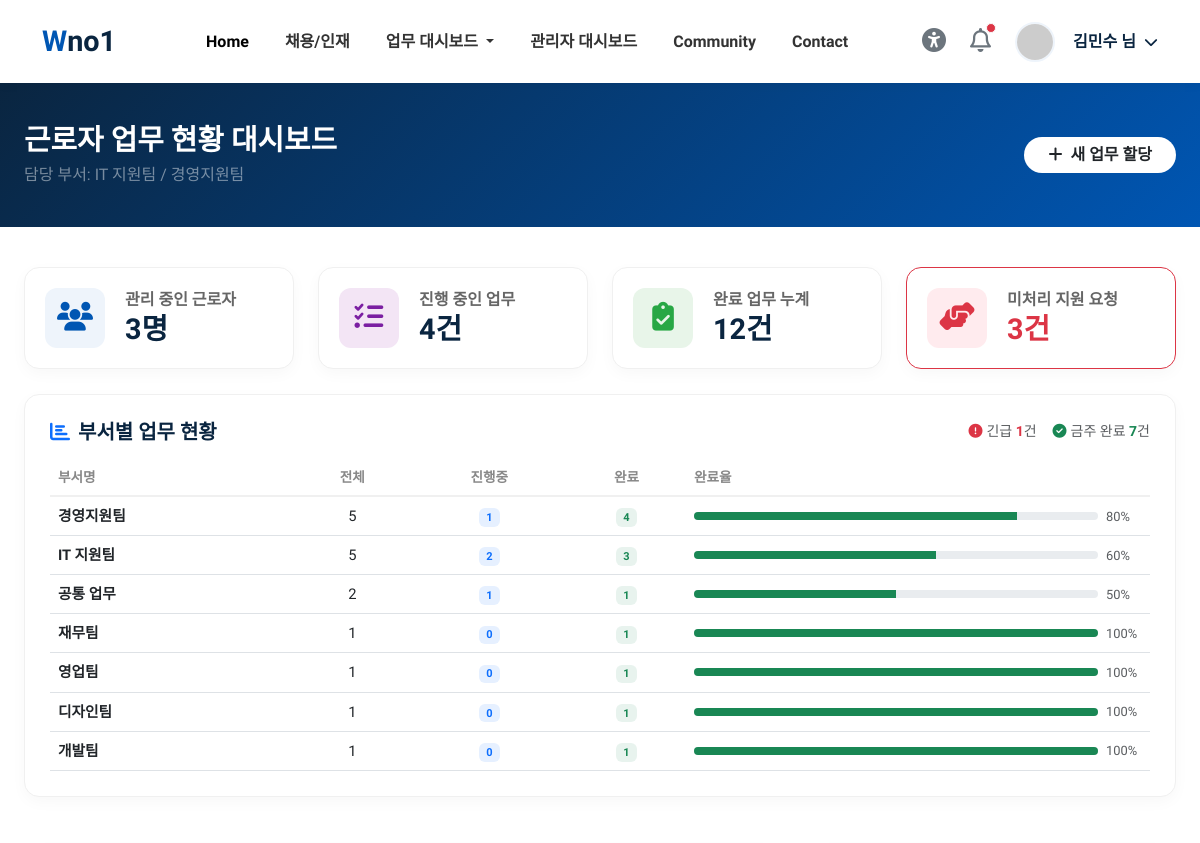
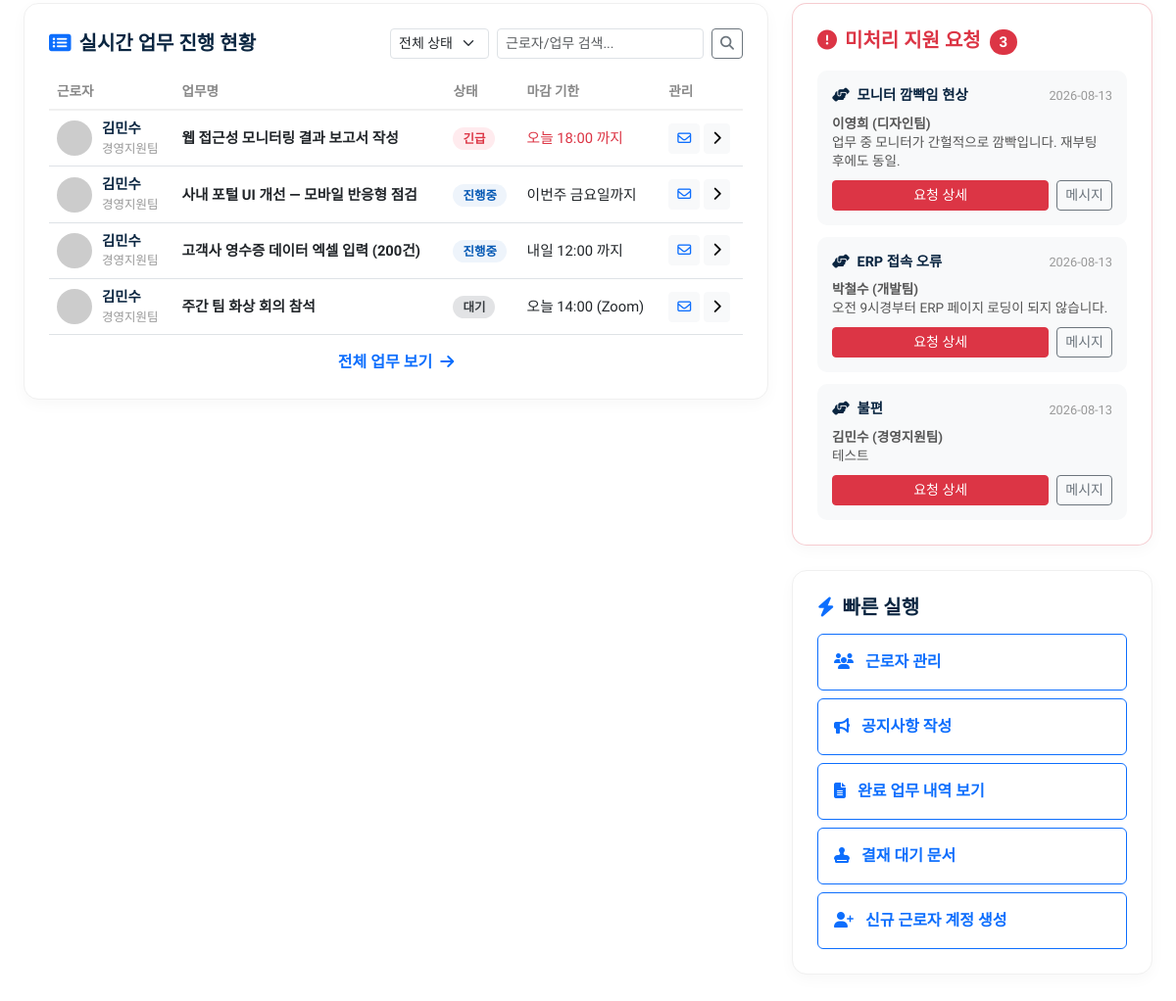
The page /manage_dash (signed in) on the database as committed earlier (2 pictures, top to bottom).
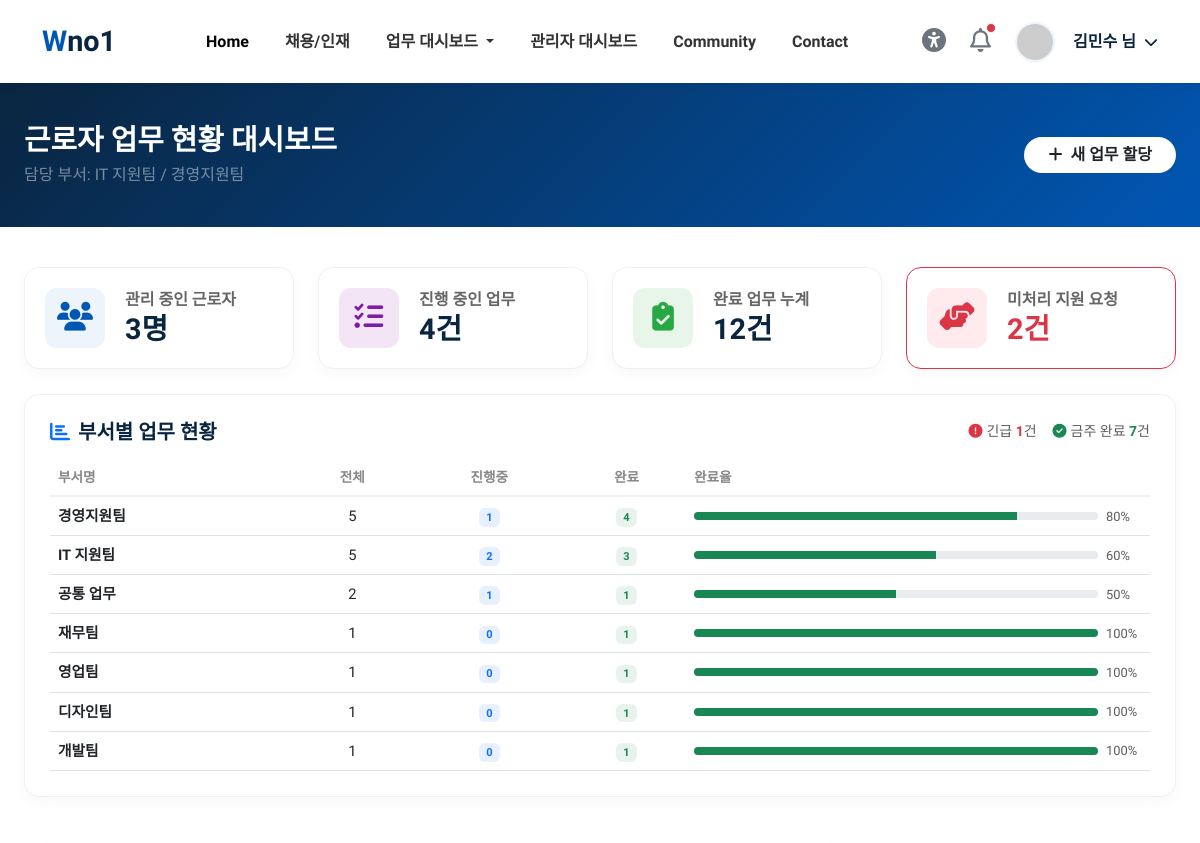
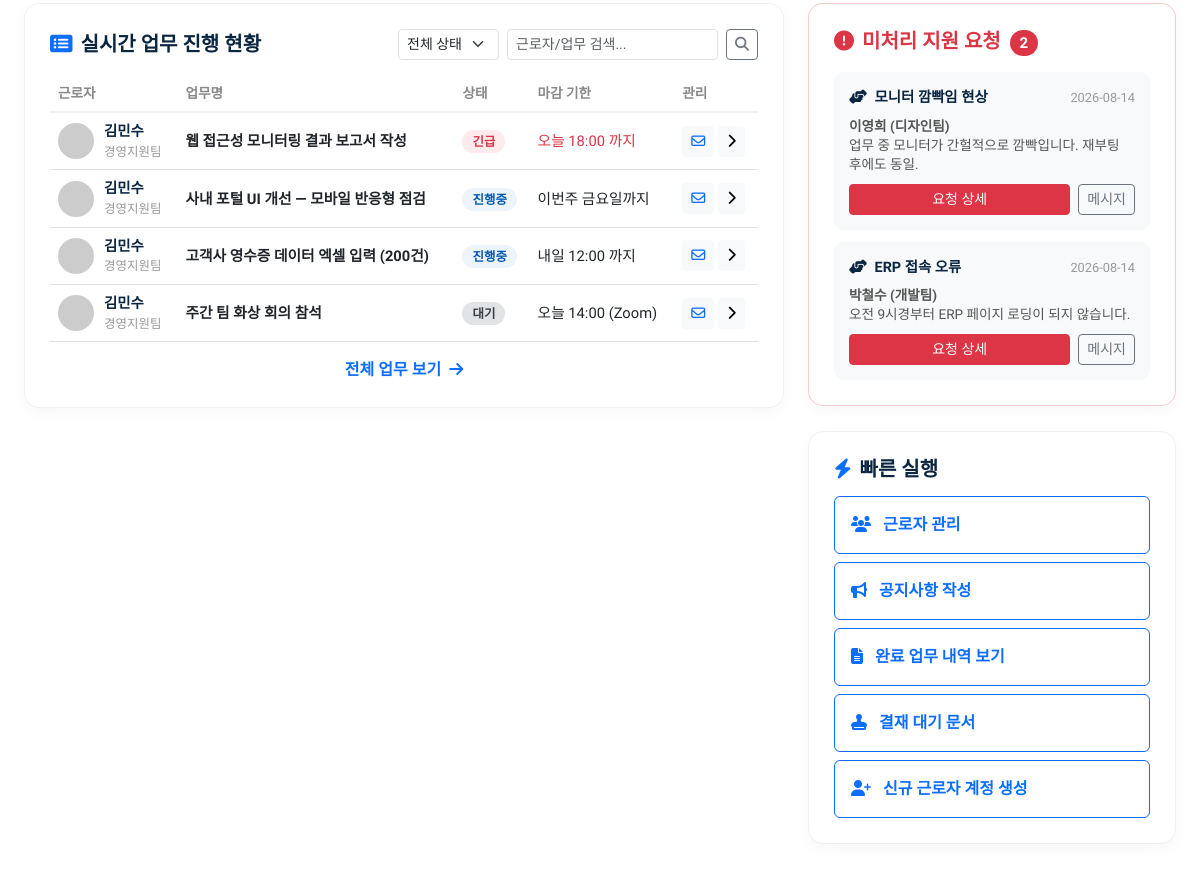
The same page on the database as committed later (2 pictures, top to bottom).
### tables this page shows
CREATE TABLE jobs (
        id INTEGER PRIMARY KEY AUTOINCREMENT,
        user_id INTEGER,
        work_date TEXT,
        category TEXT,
        title TEXT NOT NULL,
        details TEXT,
        issues TEXT,
        dept TEXT DEFAULT '공통 업무',
        due_label TEXT DEFAULT '',
        status TEXT DEFAULT 'progress',
        created_at TEXT DEFAULT (datetime('now','localtime'))
    );

CREATE TABLE users (
        id INTEGER PRIMARY KEY AUTOINCREMENT,
        username TEXT UNIQUE NOT NULL,
        password TEXT NOT NULL,
        name TEXT NOT NULL,
        dept TEXT DEFAULT '경영지원팀',
        position TEXT DEFAULT '사원',
        phone TEXT DEFAULT '070-1234-5678',
        role TEXT DEFAULT 'employee'
    );

CREATE TABLE as_requests (
        id INTEGER PRIMARY KEY AUTOINCREMENT,
        user_id INTEGER,
        category TEXT,
        urgency TEXT,
        title TEXT NOT NULL,
        details TEXT,
        attachment TEXT,
        status TEXT DEFAULT 'pending',
        created_at TEXT DEFAULT (datetime('now','localtime'))
    , assigned_to INTEGER DEFAULT NULL, assigned_name TEXT DEFAULT '', resolved_at TEXT DEFAULT '', admin_memo TEXT DEFAULT '');

### routers/dashboard.py (the view)
@router.get("/manage_dash", response_class=HTMLResponse)
async def manage_dash(request: Request, q: str = "", status_filter: str = ""):
    if not check_login(request):
        return RedirectResponse(url="/login", status_code=303)
    u = get_current_user(request)
    conn = get_sqlite()
    try:
        worker_count = conn.execute("SELECT COUNT(*) FROM users").fetchone()[0]
        progress_count = conn.execute(
            "SELECT COUNT(*) FROM jobs WHERE status NOT IN ('done','trash')"
        ).fetchone()[0]
        review_count = conn.execute(
            "SELECT COUNT(*) FROM jobs WHERE status='done'"
        ).fetchone()[0]
        pending_as_count = conn.execute(
            "SELECT COUNT(*) FROM as_requests WHERE status IN ('pending','in_progress')"
        ).fetchone()[0]
        urgent_count = conn.execute(
            "SELECT COUNT(*) FROM jobs WHERE status='urgent'"
        ).fetchone()[0]
        week_done_count = conn.execute(
            "SELECT COUNT(*) FROM jobs WHERE status='done' AND work_date >= date('now','-7 days')"
        ).fetchone()[0]
        dept_stats_raw = conn.execute(
            """SELECT dept,
                      COUNT(*) as cnt,
                      SUM(CASE WHEN status='done' THEN 1 ELSE 0 END) as done_cnt
               FROM jobs
               GROUP BY dept
               ORDER BY cnt DESC"""
        ).fetchall()
        dept_stats = []
        for row in dept_stats_raw:
            total = row[1]
            done = row[2] or 0
            in_progress = total - done
            rate = round(done / total * 100) if total > 0 else 0
            dept_stats.append({
                "dept": row[0],
                "total": total,
                "in_progress": in_progress,
                "done": done,
                "rate": rate,
            })
        sql = """SELECT j.*, u.name AS worker_name, u.dept AS worker_dept
                 FROM jobs j JOIN users u ON u.id=j.user_id
                 WHERE j.status NOT IN ('done','trash')"""
        params: list = []
        if q:
            sql += " AND (j.title LIKE '%'||?||'%' OR u.name LIKE '%'||?||'%')"
            params += [q, q]
        if status_filter:
            sql += " AND j.status=?"
            params.append(status_filter)
        sql += " ORDER BY CASE j.status WHEN 'urgent' THEN 0 WHEN 'progress' THEN 1 ELSE 2 END, j.id DESC LIMIT 10"
        recent_jobs = with_status_meta(conn.execute(sql, params).fetchall())
        pending_requests = with_status_meta(conn.execute(
            """SELECT r.*, u.name AS requester_name, u.dept AS requester_dept
               FROM as_requests r JOIN users u ON u.id=r.user_id
               WHERE r.status IN ('pending','in_progress')
               ORDER BY CASE r.urgency WHEN 'high' THEN 0 WHEN 'medium' THEN 1 ELSE 2 END, r.id DESC LIMIT 5"""
        ).fetchall())
    finally:
        conn.close()
    return templates.TemplateResponse(
        request=request, name="/top/manage_dash.html", context={
            "request": request, "page_title": "관리자 대시보드",
            "user_name": u["user_name"],
            "worker_count": worker_count,
            "progress_count": progress_count,
            "review_count": review_count,
            "pending_as_count": pending_as_count,
            "urgent_count": urgent_count,
            "week_done_count": week_done_count,
            "dept_stats": dept_stats,
            "recent_jobs": recent_jobs,
            "pending_requests": pending_requests,
            "q": q,
            "status_filter": status_filter,
        }
    )

### templates/top/manage_dash.html (shortened to what the changed rows need)
<!DOCTYPE html>
<html lang="ko">
{% include 'common/header.html' %}
<body>
<div class="dash-header">
    <div class="container-fluid px-4">
        <div class="d-flex justify-content-between align-items-center">
            <div>
                <h2>근로자 업무 현황 대시보드</h2>
            </div>
        </div>
    </div>
</div>
<div class="container-fluid px-4 pb-5">
    <div class="row">
        <div class="col-xl-3 col-md-6">
            <div class="stat-card border-danger">
                <div class="stat-info">
                    <p>미처리 지원 요청</p>
                    <h3 class="text-danger">{{ pending_as_count }}<span>건</span></h3>
                </div>
            </div>
        </div>
    </div>
    <div class="row mb-4">
        <div class="col-12">
            <div class="content-card">
                <div class="table-responsive">
                    <table class="table table-custom table-hover mb-0">
                        <thead>
                            <tr>
                                <th>부서명</th>
                                <th class="text-center">전체</th>
                                <th class="text-center">진행중</th>
                                <th class="text-center">완료</th>
                                <th style="min-width:160px;">완료율</th>
                            </tr>
                        </thead>
                        <tbody>
                            {% for ds in dept_stats %}
                            <tr>
                                <td class="fw-bold">{{ ds.dept }}</td>
                                <td class="text-center">{{ ds.total }}</td>
                                <td class="text-center"><span class="badge bg-primary bg-opacity-10 text-primary">{{ ds.in_progress }}</span></td>
                                <td class="text-center"><span class="badge bg-success bg-opacity-10 text-success">{{ ds.done }}</span></td>
                                <td>
                                    <div class="d-flex align-items-center gap-2">
                                        <div class="progress flex-grow-1" style="height:8px;">
                                            <div class="progress-bar bg-success" role="progressbar" style="width:{{ ds.rate }}%"></div>
                                        </div>
                                        <span class="text-muted small" style="min-width:36px;">{{ ds.rate }}%</span>
                                    </div>
                                </td>
                            </tr>
                            {% else %}
                            <tr>
                                <td colspan="5" class="text-center text-muted py-3">업무 데이터가 없습니다.</td>
                            </tr>
                            {% endfor %}
                        </tbody>
                    </table>
                </div>
            </div>
        </div>
    </div>
    <div class="row">
        <div class="col-xl-8 col-lg-7">
            <div class="content-card">
                <div class="table-responsive">
                    <table class="table table-custom table-hover">
                        <thead>
                            <tr>
                                <th>근로자</th>
                                <th>업무명</th>
                                <th>상태</th>
                                <th>마감 기한</th>
                                <th>관리</th>
                            </tr>
                        </thead>
                        <tbody>
                            {% for job in recent_jobs %}
                            <tr>
                                <td>
                                    <div class="worker-info">
                                        <img src="https://ui-avatars.com/api/?name={{ job.worker_name|replace(' ','+') }}&background=eef4fb&color=0056b3" alt="{{ job.worker_name }}">
                                        <div>
                                            <span class="worker-name">{{ job.worker_name }}</span>
                                            <span class="worker-type">{{ job.worker_dept }}</span>
                                        </div>
                                    </div>
                                </td>
                                <td class="fw-bold text-dark">{{ job.title }}</td>
                                <td><span class="status-badge {{ job.status_class }}" {% if job.status_style %}style="{{ job.status_style }}"{% endif %}>{{ job.status_label }}</span></td>
                                <td class="{{ 'text-danger' if job.status == 'urgent' else '' }}">{{ job.due_label or '-' }}</td>
                                <td>
                                    <a href="/newarrived_jobs" class="btn btn-sm btn-light text-primary" title="메시지 보내기"><i class="far fa-envelope"></i></a>
                                    <a href="/job/{{ job.id }}" class="btn btn-sm btn-light" title="상세보기"><i class="fas fa-chevron-right"></i></a>
                                </td>
                            </tr>
                            {% else %}
                            <tr>
                                <td colspan="5" class="text-center text-muted py-4">진행 중인 업무가 없습니다.</td>
                            </tr>
                            {% endfor %}
                        </tbody>
                    </table>
                </div>
            </div>
        </div>
        <div class="col-xl-4 col-lg-5">
            <div class="content-card border-danger border-opacity-25">
                <div class="card-title-wrap mb-3">
                    <h5 class="text-danger"><i class="fas fa-exclamation-circle me-2"></i>미처리 지원 요청 <span class="badge bg-danger rounded-pill ms-1">{{ pending_as_count }}</span></h5>
                </div>
                {% for req in pending_requests %}
                <div class="support-item">
                    <div class="support-header">
                        <span class="support-title"><i class="fas fa-hands-helping me-1"></i> {{ req.title }}</span>
                        <span class="support-time">{{ req.created_at[:10] }}</span>
                    </div>
                    <div class="support-desc">
                        <strong>{{ req.requester_name }} ({{ req.requester_dept }})</strong><br>
                        {{ req.details[:80] }}{% if req.details|length > 80 %}...{% endif %}
                    </div>
                    <div class="d-flex gap-2">
                        <a href="/as_request/{{ req.id }}" class="btn btn-sm btn-danger flex-grow-1">요청 상세</a>
                        <a href="/newarrived_jobs" class="btn btn-sm btn-outline-secondary">메시지</a>
                    </div>
                </div>
                {% else %}
                <p class="text-center text-muted py-3 small">미처리 지원 요청이 없습니다.</p>
                {% endfor %}
            </div>
        </div>
    </div>
</div>
</body>
</html>

Rows that differ between the two databases and show on the page:
removed as_requests: title "불편", created_at "2026-08-13", requester_name "김민수", requester_dept "경영지원팀", details "테스트"
changed as_requests "모니터 깜빡임 현상": created_at "2026-08-13" → "2026-08-14"
changed as_requests "ERP 접속 오류": created_at "2026-08-13" → "2026-08-14"
Other text that changed with them:
{{ pending_as_count }}: "3" → "2"
